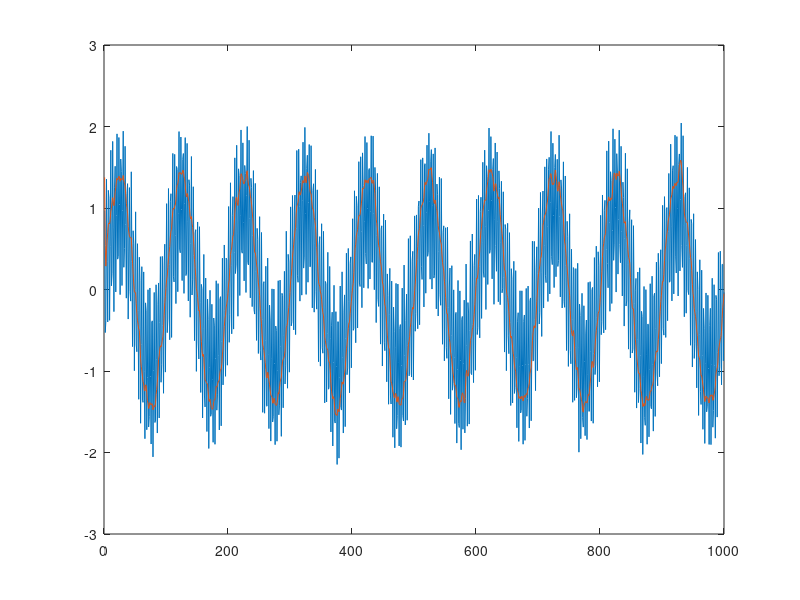

Reproduce this figure in MATLAB.
time = 1:1:1000;
signal = sin( 2*pi*0.3*time );
signal = signal + sin( 2*pi*0.01*time );
signal = signal + 0.1*randn([1,1000]);

B = [1 1 1]/3;
A = [1 0 0];
signalf = filtfilt( B, A, signal );

% signalf = filter( B, A, flip(signalf), [], 2 );
% y = [signal; flip(signalf)];

y = [signal; signalf];
y = y ./ std(y, [], 2);

plot(time, y)